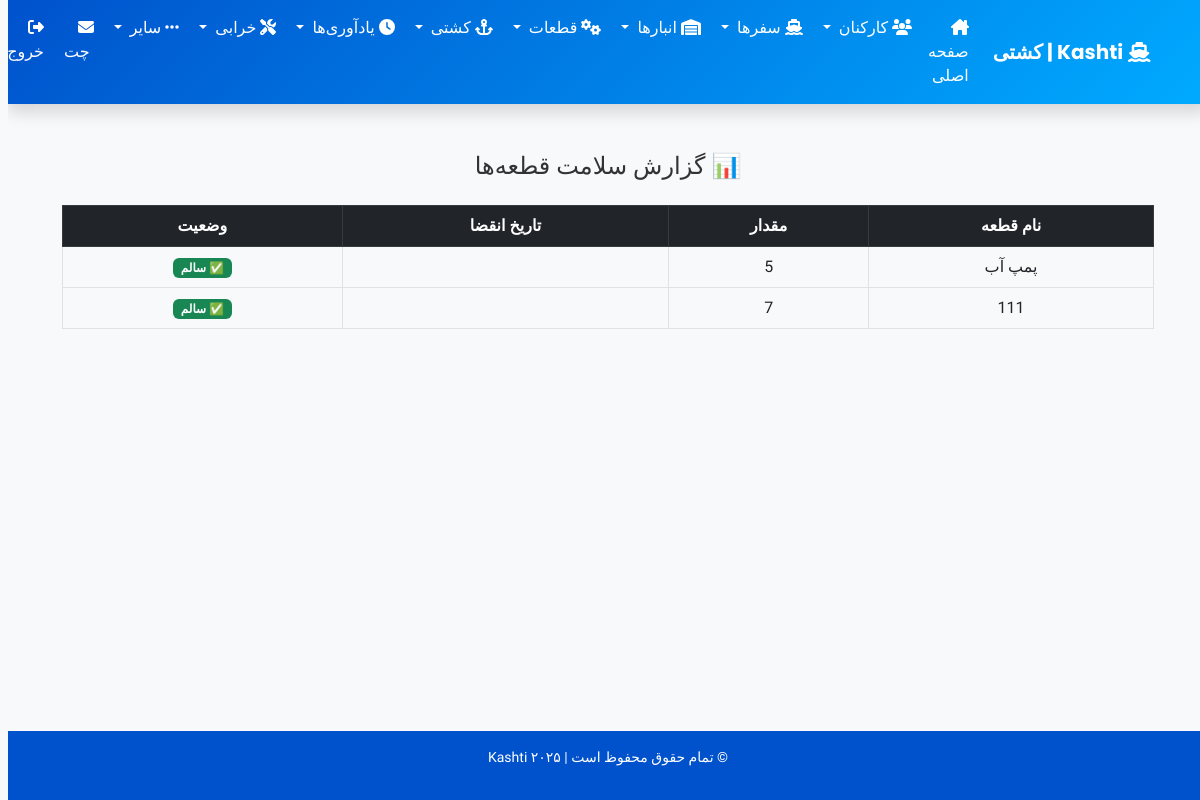
/parts/status-report/ (signed in), run on the app's committed database.
### Nezarat/models.py (models this page shows, shortened)
class Part(models.Model):
    name = models.CharField(max_length=255, verbose_name="نام قطعه")
    image = models.ImageField(upload_to='kashti_pictures/Part/', blank=True, null=True, verbose_name="تصویر")
    expiry_date = models.DateTimeField(blank=True, null=True, verbose_name="تاریخ انقضا")
    quantity = models.PositiveIntegerField(default=0, verbose_name="تعداد")
    warehouse = models.ForeignKey('Warehouse', on_delete=models.CASCADE, related_name='parts', verbose_name="انبار")
    company_code = models.CharField(max_length=50, verbose_name="کد شرکت", default='UNKNOWN')  # این فیلد را اضافه کنید
    description = models.TextField(blank=True, null=True, verbose_name="توضیحات کالا")
    warehouse_sub_storage = models.ForeignKey(
        WarehouseSubStorage,
        on_delete=models.SET_NULL,
        blank=True,
        null=True,
        verbose_name="زیرانبار انبار"
    )
    ship_subwarehouse = models.ForeignKey(
        ShipSubWarehouse,
        on_delete=models.SET_NULL,
        null=True,
        blank=True,
        verbose_name="زیرانبار کشتی"
    )
    description = models.TextField(blank=True, null=True, verbose_name="توضیحات کالا")  # این فیلد باید در مدل باشد
    storage_row = models.IntegerField(null=True, blank=True)
    storage_column = models.IntegerField(null=True, blank=True)
    storage_shelf = models.CharField(max_length=10, null=True, blank=True)
    is_consumable = models.BooleanField(default=False, verbose_name="قطعه مصرفی است؟")
    usage_limit_km = models.FloatField(blank=True, null=True, verbose_name="حداکثر مسافت قابل تحمل (کیلومتر)")
    is_worn_out = models.BooleanField(default=False, verbose_name="فرسوده شده؟")
    worn_out_reason = models.TextField(blank=True, null=True, verbose_name="دلیل فرسودگی")
    def get_status(self):
        if self.is_worn_out:
            return 'فرسوده شده است'
        elif self.expiry_date and self.expiry_date <= timezone.now().date():
            return 'منقضی'
        elif self.usage_limit_km:
            recent_item = self.transportitem_set.order_by('-operation__created_at').first()
            if recent_item and recent_item.usage_percent:
                used = (recent_item.usage_percent / 100) * recent_item.operation.distance_km
                if used >= self.usage_limit_km * 0.9:
                    return 'نزدیک فرسودگی'
        return 'سالم'

### Nezarat/views.py (the view)
# urls.py: path('parts/status-report/', views.part_status_report, name='part_status_report'),
@login_required
def part_status_report(request):
    company = get_object_or_404(Company, user=request.user)
    parts = Part.objects.filter(company_code=company.company_code)
    part_statuses = []
    for part in parts:
        part_statuses.append({
            'part': part,
            'status': part.get_status()
        })
    return render(request, 'part_status_report.html', {'part_statuses': part_statuses})

### Nezarat/views.py (called while the page is built)
def base_context(request):
    if request.user.is_authenticated and hasattr(request.user, 'company'):
        now = timezone.now()
        reminders = Reminder.objects.filter(company_code=request.user.company.company_code, reminder_date__lte=now)
        return {'notifications': reminders}
    return {}

### Nezarat/templates/part_status_report.html
{% extends 'base.html' %}
{% block content %}
<div class="container my-5">
    <h4 class="text-center mb-4">📊 گزارش سلامت قطعه‌ها</h4>
    <table class="table table-bordered text-center">
        <thead class="table-dark">
            <tr>
                <th>نام قطعه</th>
                <th>مقدار</th>
                <th>تاریخ انقضا</th>
                <th>وضعیت</th>
            </tr>
        </thead>
        <tbody>
            {% for item in part_statuses %}
                <tr>
                    <td>{{ item.part.name }}</td>
                    <td>{{ item.part.quantity }}</td>
                    <td>{{ item.part.expiry_date|date:"Y-m-d" }}</td>
                    <td>
                        {% if item.status == "WORN_OUT" %}
                            <span class="badge bg-danger">🔴 فرسوده</span>
                        {% elif item.status == "EXPIRED" %}
                            <span class="badge bg-warning text-dark">⏰ منقضی شده</span>
                        {% elif item.status == "NEAR_WORN" %}
                            <span class="badge bg-info text-dark">⚠️ در مسیر فرسودگی</span>
                        {% else %}
                            <span class="badge bg-success">✅ سالم</span>
                        {% endif %}
                    </td>
                </tr>
            {% empty %}
                <tr><td colspan="4">قطعه‌ای یافت نشد.</td></tr>
            {% endfor %}
        </tbody>
    </table>
</div>
{% endblock %}

### Nezarat/templates/base.html (style rules this page uses)
body { font-family: 'Vazirmatn', sans-serif; background-color: #f8f9fa; color: #333; }

### data on the page
Part: part.name "پمپ آب", part.quantity "5"
Part: part.name "111", part.quantity "7"
